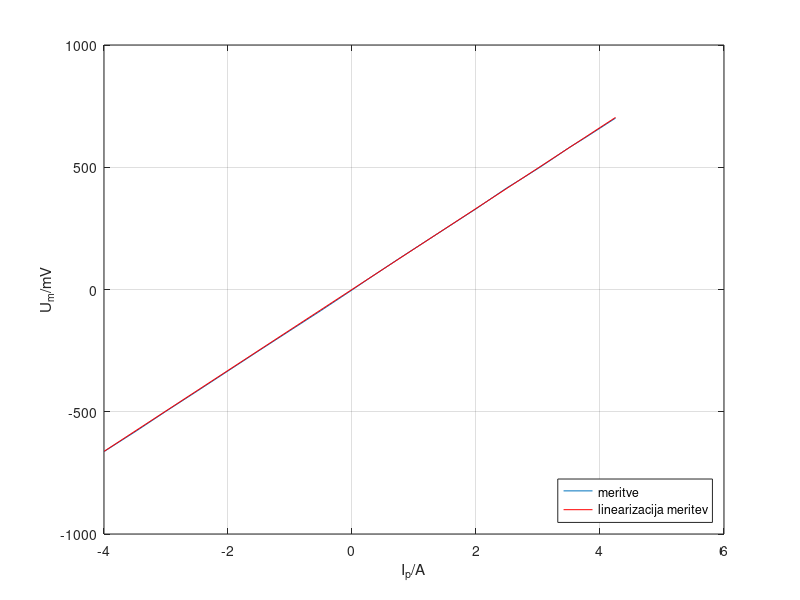
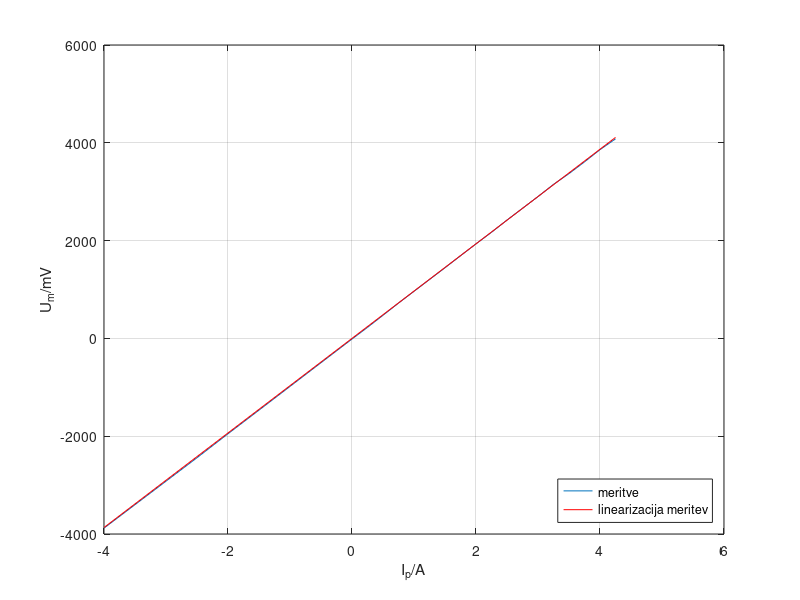

MATLAB code for these plots, in order:
Ip1=linspace(-4,-0.5,8);
Ip2=linspace(0,4.25,18);
Ip=[Ip1 Ip2]';%Spise aray pri katerem smo izvedli meritve toka v Amperih

Um_amr=[-663 -582 -498 -416 -333 -250 -168 -86 -2 41 83 125 166 207 248 289 330 373 416 455 495 537 580 619 660 701]';% tega je treba pa pac na roko :-( je v mV

%%%%% Za linearizacijo
x1=ones(size(Um_amr));
X=[Um_amr x1];
Y=Ip;
kn=Y\X;
figure
plot(Ip,Um_amr);
hold on;
plot([-4 4.25],[-4*kn(1)+kn(2) 4.25*kn(1)+kn(2)],'-r');
grid on;
xlabel('I_p/A')
ylabel('U_m/mV')
legend('meritve','linearizacija meritev','Location','SouthEast')
slope_amr=kn(1);
offset_amr=kn(2);
Umlin=slope_amr*Ip + offset_amr;
error_amr=abs(Umlin-Um_amr);
avrageerror_amr=norm(error_amr,1)/max(size(error_amr));%povprecen pogresek v mV
%ce zelis dobiti matrkio v latexu odkomentiraj spodnjo vrstico
%matrix2latex([Ip Um_amr], 'amrUI.tex', 'columnLabels', {'$I_p$/A' '$U_m$/mV'}, 'alignment', 'c', 'format', '%-6.2f', 'size', 'norma');


%%% Se za hallovo sondo
Um_hall=[-3880 -3400 -2920 -2440 -1950 -1467 -982 -497 -13 226 473 722 963 1204 1445 1690 1933 2170 2420 2660 2900 3150 3370 3610 3860 4080]';


%%%%% Za linearizacijo
x1=ones(size(Um_hall));
X=[Um_hall x1];
Y=Ip;
kn=Y\X;
figure
plot(Ip,Um_hall);
hold on;
plot([-4 4.25],[-4*kn(1)+kn(2) 4.25*kn(1)+kn(2)],'-r');
grid on;
xlabel('I_p/A')
ylabel('U_m/mV')
legend('meritve','linearizacija meritev','Location','SouthEast')
slope_hall=kn(1);
offset_hall=kn(2);
Umlin=slope_hall*Ip + offset_hall;
error_hall=abs(Umlin-Um_hall);
avrageerror_hall=norm(error_hall,1)/max(size(error_hall));%povprecen pogresek v mV
%ce zelis dobiti matrkio v latexu odkomentiraj spodnjo vrstico
%matrix2latex([Ip Um_hall], 'hallUI.tex', 'columnLabels', {'$I_p$/A' '$U_m$/mV'}, 'alignment', 'c', 'format', '%-6.2f', 'size', 'norma;');



